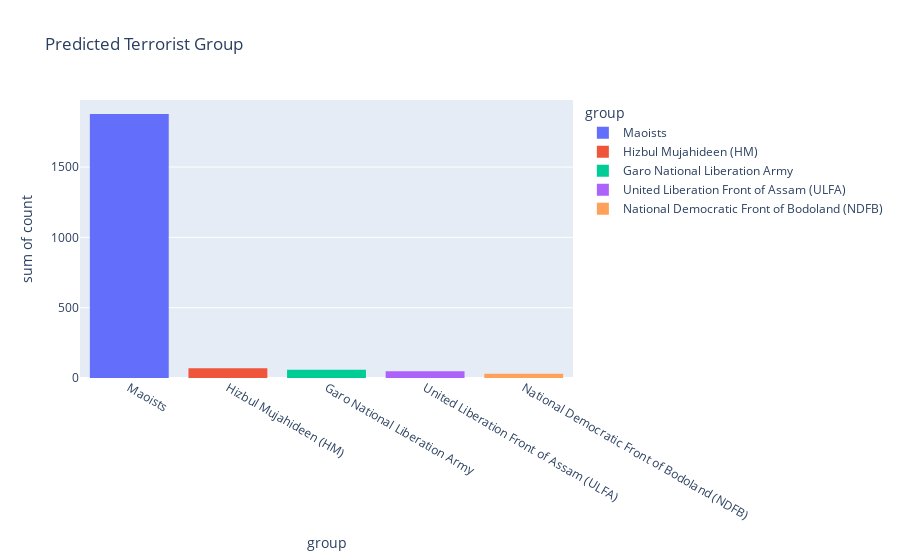

Here is the notebook cell this chart was saved with:
### Code cell
df2 = prediction_dataset.Group.value_counts()
df = pd.DataFrame({'group':df2.index , 'count':df2.values})
df.drop(df.index[5:] , axis = 0 , inplace=True)
fg2 = px.histogram(df , x = 'group' , y = 'count' , color='group' , title='Predicted Terrorist Group')
fg2.show()

### Figure 1 — Plotly figure (JSON) as saved in the notebook; plotly's stock layout.template omitted (floating-point values rounded to 4 significant figures)
{"data": [{"alignmentgroup": "True", "bingroup": "x", "histfunc": "sum", "hovertemplate": "group=%{x}<br>sum of count=%{y}<extra></extra>", "legendgroup": "Maoists", "marker": {"color": "#636efa", "pattern": {"shape": ""}}, "name": "Maoists", "offsetgroup": "Maoists", "orientation": "v", "showlegend": true, "type": "histogram", "x": ["Maoists"], "xaxis": "x", "y": [1878], "yaxis": "y"}, {"alignmentgroup": "True", "bingroup": "x", "histfunc": "sum", "hovertemplate": "group=%{x}<br>sum of count=%{y}<extra></extra>", "legendgroup": "Hizbul Mujahideen (HM)", "marker": {"color": "#EF553B", "pattern": {"shape": ""}}, "name": "Hizbul Mujahideen (HM)", "offsetgroup": "Hizbul Mujahideen (HM)", "orientation": "v", "showlegend": true, "type": "histogram", "x": ["Hizbul Mujahideen (HM)"], "xaxis": "x", "y": [70], "yaxis": "y"}, {"alignmentgroup": "True", "bingroup": "x", "histfunc": "sum", "hovertemplate": "group=%{x}<br>sum of count=%{y}<extra></extra>", "legendgroup": "Garo National Liberation Army", "marker": {"color": "#00cc96", "pattern": {"shape": ""}}, "name": "Garo National Liberation Army", "offsetgroup": "Garo National Liberation Army", "orientation": "v", "showlegend": true, "type": "histogram", "x": ["Garo National Liberation Army"], "xaxis": "x", "y": [58], "yaxis": "y"}, {"alignmentgroup": "True", "bingroup": "x", "histfunc": "sum", "hovertemplate": "group=%{x}<br>sum of count=%{y}<extra></extra>", "legendgroup": "United Liberation Front of Assam (ULFA)", "marker": {"color": "#ab63fa", "pattern": {"shape": ""}}, "name": "United Liberation Front of Assam (ULFA)", "offsetgroup": "United Liberation Front of Assam (ULFA)", "orientation": "v", "showlegend": true, "type": "histogram", "x": ["United Liberation Front of Assam (ULFA)"], "xaxis": "x", "y": [48], "yaxis": "y"}, {"alignmentgroup": "True", "bingroup": "x", "histfunc": "sum", "hovertemplate": "group=%{x}<br>sum of count=%{y}<extra></extra>", "legendgroup": "National Democratic Front of Bodoland (NDFB)", "marker": {"color": "#FFA15A", "pattern": {"shape": ""}}, "name": "National Democratic Front of Bodoland (NDFB)", "offsetgroup": "National Democratic Front of Bodoland (NDFB)", "orientation": "v", "showlegend": true, "type": "histogram", "x": ["National Democratic Front of Bodoland (NDFB)"], "xaxis": "x", "y": [30], "yaxis": "y"}], "layout": {"barmode": "relative", "legend": {"title": {"text": "group"}, "tracegroupgap": 0}, "title": {"text": "Predicted Terrorist Group"}, "xaxis": {"anchor": "y", "categoryarray": ["Maoists", "Hizbul Mujahideen (HM)", "Garo National Liberation Army", "United Liberation Front of Assam (ULFA)", "National Democratic Front of Bodoland (NDFB)"], "categoryorder": "array", "domain": [0, 1], "title": {"text": "group"}}, "yaxis": {"anchor": "x", "domain": [0, 1], "title": {"text": "sum of count"}}}}
